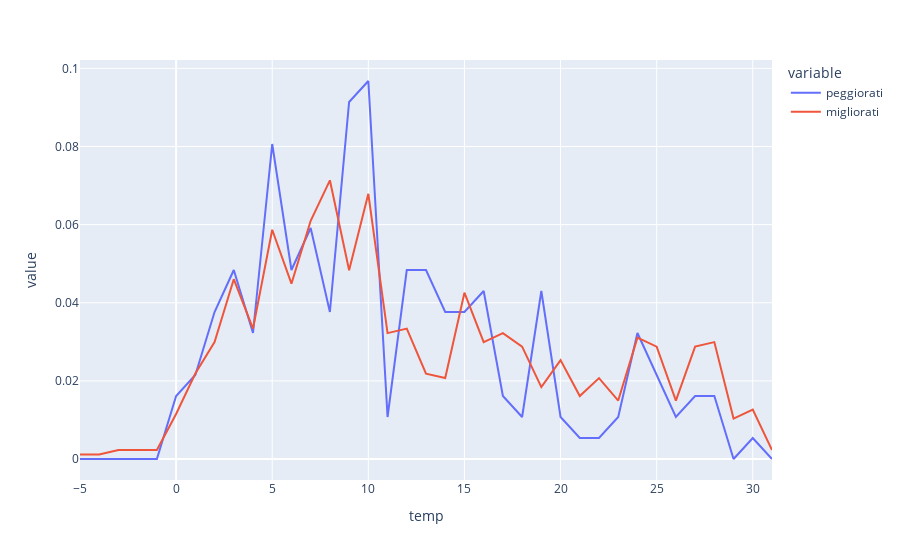
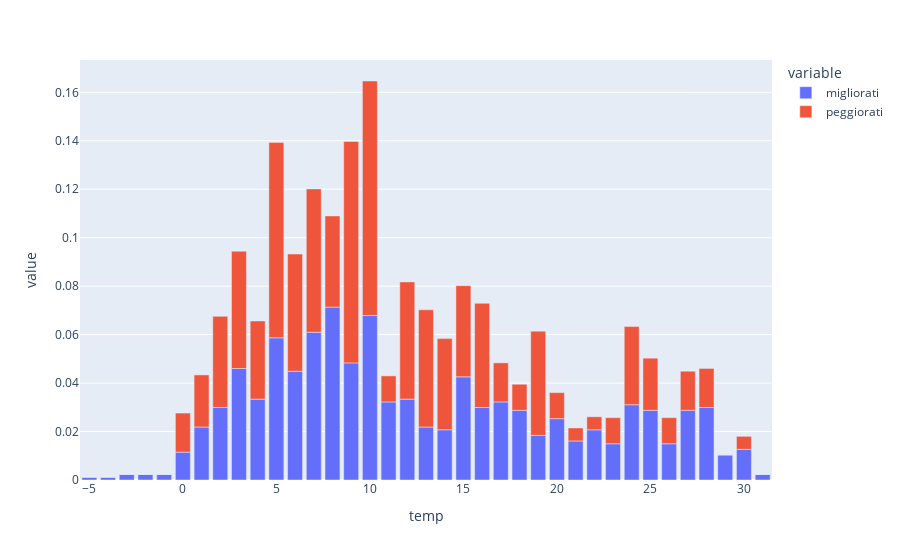

The cell these charts' notebook holds for them, in order:
### Markdown cell above
Grafico peggiorati in relazione a temperatura media

### Code cell
import plotly.express as px
# dataset["condizioni_meteo"] = pd.factorize(dataset["condizioni_meteo"])[0]
dataframe = pd.DataFrame({"temp":[], "peggiorati": [], "migliorati":[]})
nuovo_dataset = {}
for item in dataset["temperatura_media"].unique():
  queryStringPegg = "temperatura_media == "+str(item)+" and peggiorato == 1 and pshysical_score == 1"
  queryStringMigl = "temperatura_media == "+str(item)+" and peggiorato == 0 and pshysical_score == 1"

  resPeggiorati = dataset.query(queryStringPegg)
  resMigliorati = dataset.query(queryStringMigl)
  dataframe.loc[len(dataframe.index)] = [item, len(resPeggiorati), len(resMigliorati)]
  nuovo_dataset[str(item)] = len(resPeggiorati)

dataframe = dataframe.sort_values("temp")
#data normalization
dataframe["peggiorati"] = dataframe["peggiorati"]/ dataframe["peggiorati"].sum()
dataframe["migliorati"] = dataframe["migliorati"]/ dataframe["migliorati"].sum()
dataframe.head()
fig = px.line(dataframe, x="temp", y=["peggiorati","migliorati"])
fig.show()
newFig =  px.bar(dataframe, x="temp", y=["migliorati", "peggiorati"])
newFig.show()

### Figure 1 — Plotly figure (JSON) as saved in the notebook; plotly's stock layout.template omitted (floating-point values rounded to 4 significant figures)
{"data": [{"hovertemplate": "variable=peggiorati<br>temp=%{x}<br>value=%{y}<extra></extra>", "legendgroup": "peggiorati", "line": {"color": "#636efa", "dash": "solid"}, "marker": {"symbol": "circle"}, "mode": "lines", "name": "peggiorati", "orientation": "v", "showlegend": true, "type": "scatter", "x": [-5, -4, -3, -2, -1, 0, 1, 2, 3, 4, 5, 6, 7, 8, 9, 10, 11, 12, 13, 14, 15, 16, 17, 18, 19, 20, 21, 22, 23, 24, 25, 26, 27, 28, 29, 30, 31], "xaxis": "x", "y": [0, 0, 0, 0, 0, 0.01613, 0.02151, 0.03763, 0.04839, 0.03226, 0.08065, 0.04839, 0.05914, 0.03763, 0.0914, 0.09677, 0.01075, 0.04839, 0.04839, 0.03763, 0.03763, 0.04301, 0.01613, 0.01075, 0.04301, 0.01075, 0.005376, 0.005376, 0.01075, 0.03226, 0.02151, 0.01075, 0.01613, 0.01613, 0, 0.005376, 0], "yaxis": "y"}, {"hovertemplate": "variable=migliorati<br>temp=%{x}<br>value=%{y}<extra></extra>", "legendgroup": "migliorati", "line": {"color": "#EF553B", "dash": "solid"}, "marker": {"symbol": "circle"}, "mode": "lines", "name": "migliorati", "orientation": "v", "showlegend": true, "type": "scatter", "x": [-5, -4, -3, -2, -1, 0, 1, 2, 3, 4, 5, 6, 7, 8, 9, 10, 11, 12, 13, 14, 15, 16, 17, 18, 19, 20, 21, 22, 23, 24, 25, 26, 27, 28, 29, 30, 31], "xaxis": "x", "y": [0.001151, 0.001151, 0.002301, 0.002301, 0.002301, 0.01151, 0.02186, 0.02992, 0.04603, 0.03337, 0.05869, 0.04488, 0.06099, 0.07135, 0.04833, 0.06789, 0.03222, 0.03337, 0.02186, 0.02071, 0.04258, 0.02992, 0.03222, 0.02877, 0.01841, 0.02532, 0.01611, 0.02071, 0.01496, 0.03107, 0.02877, 0.01496, 0.02877, 0.02992, 0.01036, 0.01266, 0.002301], "yaxis": "y"}], "layout": {"legend": {"title": {"text": "variable"}, "tracegroupgap": 0}, "margin": {"t": 60}, "xaxis": {"anchor": "y", "domain": [0, 1], "title": {"text": "temp"}}, "yaxis": {"anchor": "x", "domain": [0, 1], "title": {"text": "value"}}}}

### Figure 2 — Plotly figure (JSON) as saved in the notebook; plotly's stock layout.template omitted (floating-point values rounded to 4 significant figures)
{"data": [{"alignmentgroup": "True", "hovertemplate": "variable=migliorati<br>temp=%{x}<br>value=%{y}<extra></extra>", "legendgroup": "migliorati", "marker": {"color": "#636efa", "pattern": {"shape": ""}}, "name": "migliorati", "offsetgroup": "migliorati", "orientation": "v", "showlegend": true, "textposition": "auto", "type": "bar", "x": [-5, -4, -3, -2, -1, 0, 1, 2, 3, 4, 5, 6, 7, 8, 9, 10, 11, 12, 13, 14, 15, 16, 17, 18, 19, 20, 21, 22, 23, 24, 25, 26, 27, 28, 29, 30, 31], "xaxis": "x", "y": [0.001151, 0.001151, 0.002301, 0.002301, 0.002301, 0.01151, 0.02186, 0.02992, 0.04603, 0.03337, 0.05869, 0.04488, 0.06099, 0.07135, 0.04833, 0.06789, 0.03222, 0.03337, 0.02186, 0.02071, 0.04258, 0.02992, 0.03222, 0.02877, 0.01841, 0.02532, 0.01611, 0.02071, 0.01496, 0.03107, 0.02877, 0.01496, 0.02877, 0.02992, 0.01036, 0.01266, 0.002301], "yaxis": "y"}, {"alignmentgroup": "True", "hovertemplate": "variable=peggiorati<br>temp=%{x}<br>value=%{y}<extra></extra>", "legendgroup": "peggiorati", "marker": {"color": "#EF553B", "pattern": {"shape": ""}}, "name": "peggiorati", "offsetgroup": "peggiorati", "orientation": "v", "showlegend": true, "textposition": "auto", "type": "bar", "x": [-5, -4, -3, -2, -1, 0, 1, 2, 3, 4, 5, 6, 7, 8, 9, 10, 11, 12, 13, 14, 15, 16, 17, 18, 19, 20, 21, 22, 23, 24, 25, 26, 27, 28, 29, 30, 31], "xaxis": "x", "y": [0, 0, 0, 0, 0, 0.01613, 0.02151, 0.03763, 0.04839, 0.03226, 0.08065, 0.04839, 0.05914, 0.03763, 0.0914, 0.09677, 0.01075, 0.04839, 0.04839, 0.03763, 0.03763, 0.04301, 0.01613, 0.01075, 0.04301, 0.01075, 0.005376, 0.005376, 0.01075, 0.03226, 0.02151, 0.01075, 0.01613, 0.01613, 0, 0.005376, 0], "yaxis": "y"}], "layout": {"barmode": "relative", "legend": {"title": {"text": "variable"}, "tracegroupgap": 0}, "margin": {"t": 60}, "xaxis": {"anchor": "y", "domain": [0, 1], "title": {"text": "temp"}}, "yaxis": {"anchor": "x", "domain": [0, 1], "title": {"text": "value"}}}}
